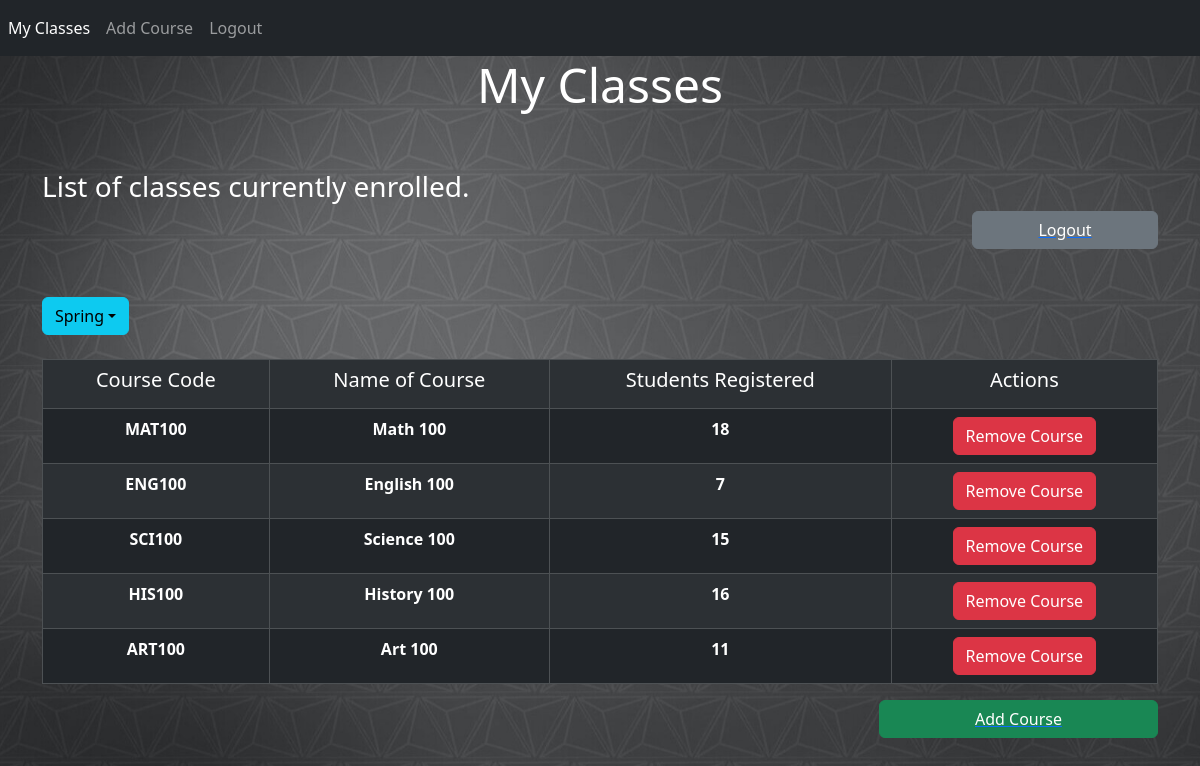
The page /myclasses.php on the database its author committed.
### tables this page shows
CREATE TABLE `courses` (
  `id` int(11) NOT NULL,
  `courseCode` varchar(255) DEFAULT NULL,
  `courseName` varchar(255) DEFAULT NULL,
  `courseCapacity` int(11) DEFAULT NULL,
  `courseOccupancy` int(2) NOT NULL
);

### myclasses.php (the view, shortened to what this page needs)
<!DOCTYPE html>
<html lang="en">
	<head>
    <link href="https://cdn.jsdelivr.net/npm/bootstrap@5.3.3/dist/css/bootstrap.min.css" rel="stylesheet">
	</head>
  <body>
    <nav class="navbar navbar-expand-lg navbar-dark bg-dark">
      <div class="collapse navbar-collapse" id="navbarSupportedContent">
        <ul class="navbar-nav mr-auto">
          <li class="nav-item">
            <a class="nav-link active" href="myclasses.php">My Classes</a>
          </li>
          <li class="nav-item">
            <a class="nav-link" href="courselist.php">Add Course</a>
          </li>
          <li class="nav-item">
            <a class="nav-link" href="logout.php">Logout</a>
          </li>
        </ul>
      </div>
    </nav>
    <div>
      <h2 class="text-white">
        <center><font size="10">My Classes</font></center>
      </h2>
    </div>
    <br>
    <div class="container">
      <div class="col-lg-12">
        <br>
        <div class="row">
          <h3 class="text-white">List of classes currently enrolled.</h3>
		  <a href="logout.php" class="col-lg-12 d-grid gap-2 d-md-flex justify-content-md-end"><button class="btn btn-secondary col-md-2" name="logout">Logout</button></a>
        </div>
        <br><br>
      <div class="dropdown">
        <button class="btn btn-info dropdown-toggle" type="button" id="dropdownMenuButton" data-toggle="dropdown" aria-haspopup="true" aria-expanded="false">Spring</button>
      </div><br>
        <table class="table table-dark table-striped table-hover table-bordered">
          <tr class="text-white">
            <th>
              <h5>Course Code</h5>
            </th>
            <th>
              <h5>Name of Course</h5>
            </th>
            <th>
              <h5>Students Registered</h5>
            </th>
            <th>
              <h5>Actions</h5>
            </th>
          </tr>
        <?php
          include 'connection.php';
          $q="select * from courses";
          $query = mysqli_query($conn,$q);
          while ($res = mysqli_fetch_array($query)) {
          ?>
        <tr class="text-white">
          <th><?php echo $res['courseCode'] ?></th>
          <th><?php echo $res['courseName'] ?></th>
          <th><?php echo $res['courseOccupancy'] ?></th>
          <th><a href="" class="text-white"><button class="btn btn-danger">Remove Course</button></a></th>
        </tr>
        <?php }
          ?>
        </table>
		  <div class="row">
          <a href="courselist.php" class="col-lg-12 d-grid gap-2 d-md-flex justify-content-md-end"><button class="btn btn-success col-md-3">Add Course</button></a>
		  </div>
      </div>
    </div>
  </body>
</html>

### myclasses.php (style rules this page uses)
body { background-image: url("img/main.jpg"); background-size: cover; background-position: center; height: 100vh; }
th { display: table-cell; vertical-align: inherit; font-weight: bold; text-align: center; }

### rows shown on the page
courses: courseCode "MAT100", courseName "Math 100", courseOccupancy "18"
courses: courseCode "ENG100", courseName "English 100", courseOccupancy "7"
courses: courseCode "SCI100", courseName "Science 100", courseOccupancy "15"
courses: courseCode "HIS100", courseName "History 100", courseOccupancy "16"
courses: courseCode "ART100", courseName "Art 100", courseOccupancy "11"
